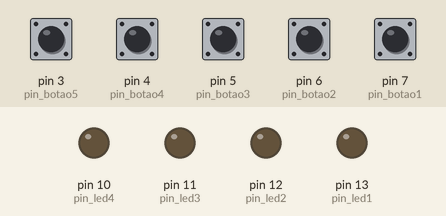
This sketch was run on a simulated Arduino Uno, built with avr-gcc and run on an emulated ATmega328P. Parts: output pins drawn as LEDs (lit = HIGH). Inputs (shaded band) come from the test bench; at power-on: pin 3 (pin_botao5), pin 4 (pin_botao4), pin 5 (pin_botao3), pin 6 (pin_botao2), pin 7 (pin_botao1) HIGH.

Above: at 1.2 s.
1.3 s: pin 7 (pin_botao1) pulled LOW for 0.15 s
At 2.5 s:
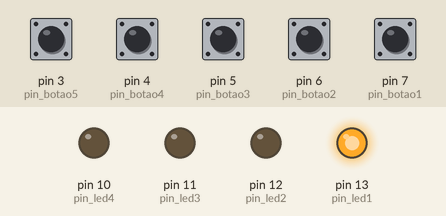
2.9 s: pin 5 (pin_botao3) pulled LOW for 0.15 s
At 3.9 s:
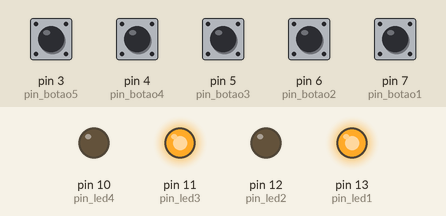
4.5 s: pin 6 (pin_botao2) pulled LOW for 0.15 s
At 5.1 s:
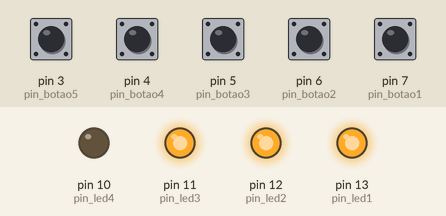
6.1 s: pin 4 (pin_botao4) pulled LOW for 0.15 s
At 7.3 s:
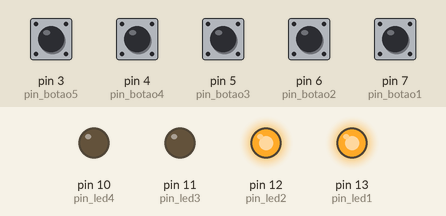
7.7 s: pin 3 (pin_botao5) pulled LOW for 0.15 s
At 8.7 s:
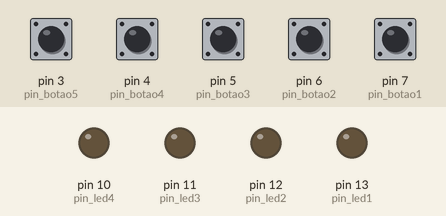
9.3 s: pin 7 (pin_botao1) pulled LOW for 1 s
At 9.9 s:
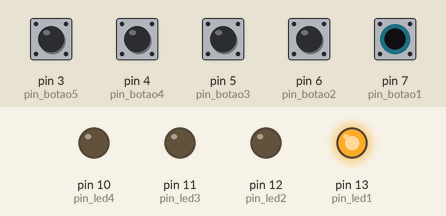
Timing chart, 0 to 12.3 s (numbered marks = the images above; inputs shaded):
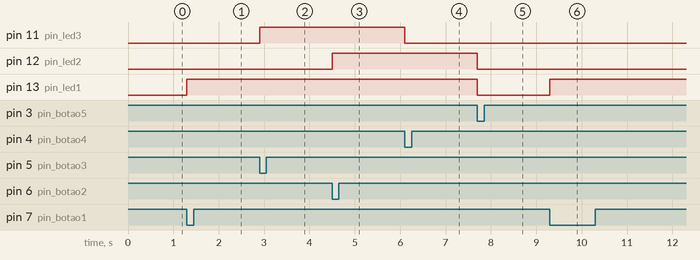

Measured:
- after the input at 1.3 s, pin 13 (pin_led1): LOW → HIGH at once
- after the input at 2.9 s, pin 11 (pin_led3): LOW → HIGH at once
- after the input at 4.5 s, pin 12 (pin_led2): LOW → HIGH at once
- after the input at 6.1 s, pin 11 (pin_led3): HIGH → LOW at once
- after the input at 7.7 s, pin 12 (pin_led2), pin 13 (pin_led1): HIGH → LOW at once
- after the input at 9.3 s, pin 13 (pin_led1): LOW → HIGH at once

The sketch:

Exerc_cio_3_-_Rafael.ino
```cpp
/* ************************************************************************

Colégio SATC
Curso Técnico em Informática
Disciplina: Sistemas Embarcados
Turma: 1190
Professor: Marcos Antonio Jeremias Coelho

Programa: Exercício 1 - Esteira de montagem

Autor: Rafael Teixeira Serafim e Rafael Avila Benincá
Data: 21/06/2023
Versão: 1.0

************************************************************************ */

// Definindo variáveis
const int pin_botao1 = 7; // Botão start
const int pin_botao2 = 6; // Botão S1
const int pin_botao3 = 5; // Botão S2
const int pin_botao4 = 4; // Botão S3
const int pin_botao5 = 3; // Botão stop
const int pin_led1 = 13; // led ligado
const int pin_led2 = 12; // led M1
const int pin_led3 = 11; // led M2
const int pin_led4 = 10; // led limite
bool start = false;
bool s1 = false;
bool s2 = false;
bool s3 = false;
bool stop = false;
bool stop2 = false; // Lê botão stop dentro do while
bool aux = 0; // Auxiliar para botão start
bool aux2 = 0; // Auxiliar para contador
int contador = 0; // Contador do limite

void setup() {
  // Definindo entradas e saídas
  pinMode(pin_botao1, INPUT_PULLUP);
  pinMode(pin_botao2, INPUT_PULLUP);
  pinMode(pin_botao3, INPUT_PULLUP);
  pinMode(pin_botao4, INPUT_PULLUP);
  pinMode(pin_botao5, INPUT_PULLUP);
  pinMode(pin_led1, OUTPUT);
  pinMode(pin_led2, OUTPUT);
  pinMode(pin_led3, OUTPUT);
  pinMode(pin_led4, OUTPUT);
}

void loop() {
  // Lê o estado dos botões
  start = !digitalRead(pin_botao1);
  s1 = !digitalRead(pin_botao2);
  s2 = !digitalRead(pin_botao3);
  s3 = !digitalRead(pin_botao4);
  stop = !digitalRead(pin_botao5);

  // Verifica se start foi pressionado
  if ((start == 1) || (aux == 1)) {  // || significa or
    aux = 1;
    // Liga o led "ligado"
    digitalWrite(pin_led1, 1);

    // Verifica se S1 foi pressionado
    if (s1 == 1) {
      // Liga M1
      digitalWrite(pin_led2, 1);
    }
    // Verifica se S2 foi pressionado
    if (s2 == 1) {
      // Liga M2 e desliga M1
      digitalWrite(pin_led2, 0);
      digitalWrite(pin_led3, 1);
    }
    // Verifica se S3 foi pressionado
    if (s3 == 1) {
      if (aux2 == 0) {
        // Desliga M2 e adiciona 1 ao contador
        digitalWrite(pin_led3, 0);
        contador++;
        aux2 = 1;
      }
    }
    else {
      aux2 = 0;
    }
    // Se chegar ao limite, liga o led "limite", lê somente o botão stop e verifica se foi pressionado
    while (contador >= 5) {
      digitalWrite(pin_led4, 1);
      stop2 = !digitalRead(pin_botao5);
      if (stop2 == 1) {
        digitalWrite(pin_led1, 0);
        digitalWrite(pin_led4, 0);
        aux = 0;
        contador = 0;
      }
    }
    // Verifica se stop foi pressionado. Se foi: desliga os leds e reseta as variáveis
    if (stop == 1) {
      digitalWrite(pin_led1, 0);
      digitalWrite(pin_led2, 0);
      digitalWrite(pin_led3, 0);
      digitalWrite(pin_led4, 0);
      contador = 0;
      aux = 0;
    }
  }
}
```
